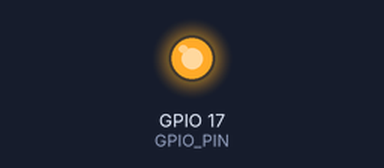
Bench run of a program on a simulated Raspberry Pi (BCM pin numbers). Shown: output pins drawn as LEDs (lit = HIGH).

Above: at 2.1 s.
At 14.3 s:
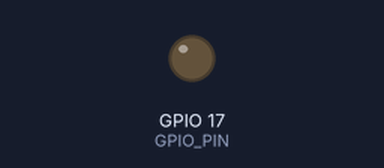
Timing chart, 0 to 14.6 s (numbered marks = the images above):
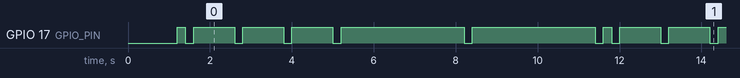

The program:

light.py
```python
#!/usr/bin/env python
# -*- coding: utf-8 -*-
"""Remotely control light

"""
import sys
import pigpio

from time import sleep


# remote host parameters
# HOSTNAME = '192.168.0.128' # test-bench
# HOSTNAME = '192.168.0.152' # robot
HOSTNAME = '192.168.0.194' # fongpi
PORT = 8888

# PIGPIO parameters
GPIO_PIN = 17 # https://pinout.xyz/pinout/pin11_gpio17#


def push_button(pin):
    pi.write(pin, 0)
    sleep(0.2)
    pi.write(pin, 1)


if __name__ == "__main__":
    pi = pigpio.pi(HOSTNAME, PORT)

    # exit script if unable to connect to remote host
    if not pi.connected:
        print("Unable to connect to {}:{}".format(HOSTNAME, PORT))
        sys.exit(1)

    # set gpio modes
    pi.set_mode(GPIO_PIN, pigpio.OUTPUT)
    pi.set_pull_up_down(GPIO_PIN, pigpio.PUD_UP)
    sleep(1)

    while True:
        # side lights
        push_button(GPIO_PIN)
        sleep(0.2)
        push_button(GPIO_PIN)
        sleep(1)

        # center light (low-power)
        push_button(GPIO_PIN)
        sleep(1)

        # center light (high-power)
        push_button(GPIO_PIN)
        sleep(1)

        # center light (blink)
        push_button(GPIO_PIN)
        sleep(3)

        # off
        push_button(GPIO_PIN)
        sleep(3)

    pi.stop()
```

Measured:
- by itself, GPIO 17 (GPIO_PIN): repeats every 10.4 s: 3 × (LOW 0.20 s, HIGH 1.0 s), 2 × (LOW 0.20 s, HIGH 3.0 s), LOW 0.20 s, HIGH 0.20 s
- by itself, everything shown: repeats every 10.4 s, in 12 steps
